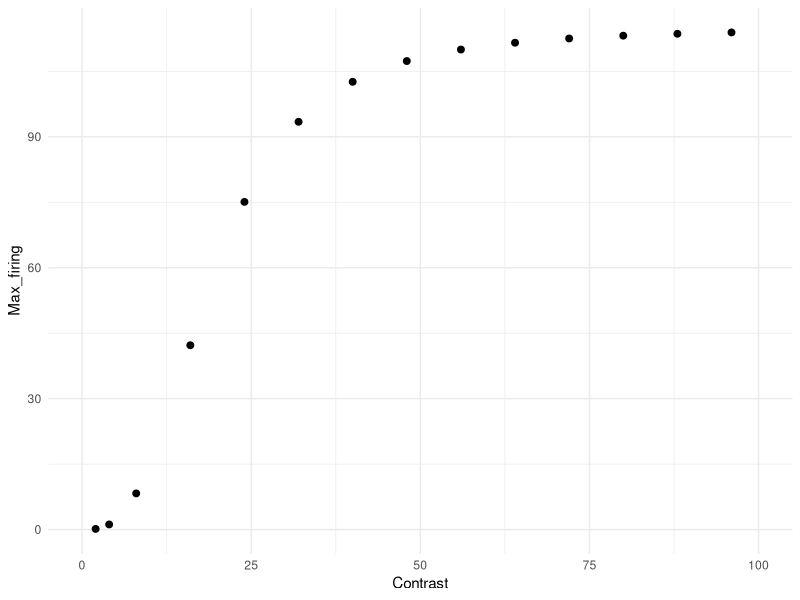
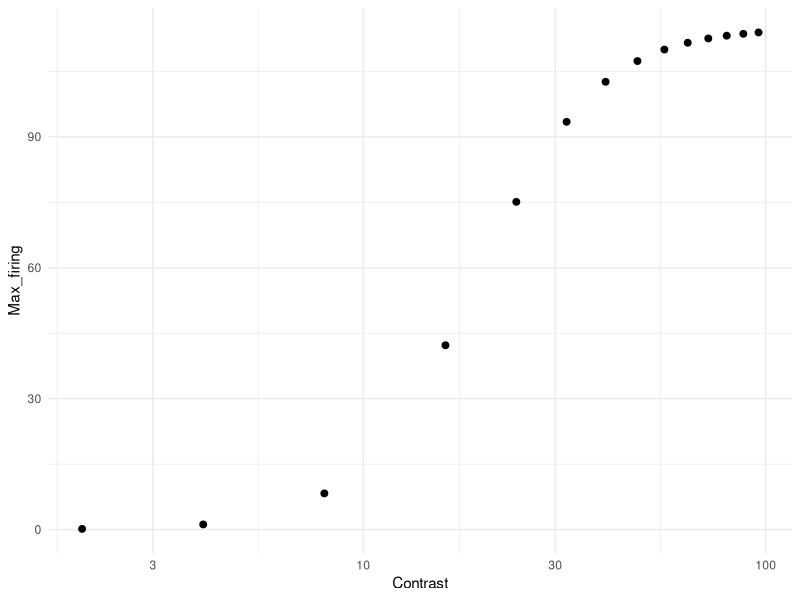

Here is the R script that generated these plots, in order: (Note: this script raises an error after producing the figures.)
# Simulation based on Albrecht & Hamilton (1982, fig. 4)

library(tidyverse)
library(doParallel)
library(foreach)

Contrast <- c(2, 4, 8, 16, 24, 32, 40, 48, 56, 64, 72, 80, 88, 96)
Rmax = 115
C50 = 19.3
n = 2.9

Max_firing <- Rmax * Contrast^n / (Contrast^n + C50^n)
df_ah <- data.frame(Contrast, Max_firing)

g1 <- ggplot(df_ah, aes(x = Contrast, y = Max_firing)) +
  geom_point(size = 2) +
  coord_cartesian(xlim = c(0, 100)) +
  theme_minimal()
g1            

g2 <- ggplot(df_ah, aes(x = Contrast, y = Max_firing)) +
  geom_point(size = 2) +
  scale_x_log10() +
  theme_minimal()
g2 

### Simulation ###
cl <- makeCluster(parallel::detectCores() - 1)
registerDoParallel(cl)

n_neurons <- 180                                               # Number of neurons in the population
orientations <- seq(1, 180, by = 1)                            # Possible orientations (0 to 359 degrees)
preferred_orientations <-  seq(1, 180, length.out = n_neurons) # Preferred orientation of each neuron
max_firing_seq <- df_ah$Max_firing                             # Maximum firing rate of each neuron
contrast <-       df_ah$Contrast
tuning_width    <- 20                                          # Tuning width (standard deviation) of each neuron's response curve
n_trials <- 10000

all_results <- list()

for (max_firing_rate in max_firing_seq) {
  
  cat("Running max firing rate =", max_firing_rate, "\n")
  
  tuning_curves <- matrix(0, nrow = n_neurons, ncol = length(orientations))
  
  for (i in 1:n_neurons) {
    tuning_curves[i, ] <- max_firing_rate * exp(
      -0.5 * (
        pmin(abs(orientations - preferred_orientations[i]),
             180 - abs(orientations - preferred_orientations[i]))^2
      ) / tuning_width^2
    )
  }
  
  # ---- 90 ----
  responses_90 <- foreach(
    i = 1:n_trials,
    .combine = rbind,
    .packages = "stats"
  ) %dopar% {
    
    input_90 <- rnorm(n_trials, 90, 0)
    idx <- round(input_90[i]) + 1
    idx <- pmin(pmax(idx, 1), 180)
    
    mu <- tuning_curves[, idx]
    mu[mu == 0] <- 1e-8
    
    resp <- rnbinom(n_neurons, size = 1000000, mu = mu)
    
    cbind(resp,
          neuron = seq_len(n_neurons),
          stim = 90,
          trial = i,
          maxFR = max_firing_rate)
  }
  
  # ---- 91 ----
  responses_91 <- foreach(
    i = 1:n_trials,
    .combine = rbind,
    .packages = "stats"
  ) %dopar% {
    
    input_91 <- rnorm(n_trials, 91, 0)
    idx <- round(input_91[i]) + 1
    idx <- pmin(pmax(idx, 1), 180)
    
    mu <- tuning_curves[, idx]
    mu[mu == 0] <- 1e-8
    
    resp <- rnbinom(n_neurons, size = 1000000, mu = mu)
    
    cbind(resp,
          neuron = seq_len(n_neurons),
          stim = 91,
          trial = i,
          maxFR = max_firing_rate)
  }
  
  df_tmp <- as.data.frame(rbind(responses_90, responses_91))
  colnames(df_tmp) <- c("Spikes", "Neuron", "Stimulus", "Trial", "Contrast")
  
  all_results[[as.character(max_firing_rate)]] <- df_tmp
}

df <- do.call(rbind, all_results)
df$Contrast <- contrast[match(df$Contrast, max_firing_seq)]

### Visualization ###
df %>%
  group_by(Stimulus, Contrast, Trial) %>%
  summarise(Sum_spikes = sum(Spikes), .groups = "drop") -> df_sum

g3 <- ggplot(df_sum, aes(x = Sum_spikes)) +
  geom_density(alpha = 0.2, linewidth = 1) +
  theme_classic() +
  facet_wrap(. ~ Contrast, scales = "free") +  # axes scale to "free"
  scale_x_continuous(
    breaks = scales::pretty_breaks(n = 3)  # pretty
  ) +
  labs(
    x = "Sum of spikes",
    y = "Density",
    color = "Max firing rate",
    fill =  "Max firing rate"
  )
g3

df_sum %>%
  group_by(Contrast) %>%
  summarise(Mean_sum_spikes = mean(Sum_spikes),
            SD_sum_spikes = sd(Sum_spikes), .groups = "drop") -> df_summary

df_summary %>%
  ggplot(aes(x = Contrast, y = Mean_sum_spikes)) +
  geom_point(size = 2) +
  coord_cartesian(xlim = c(0, 100)) +
  theme_minimal() -> g4
g4

df_summary %>%
  ggplot(aes(x = Contrast, y = Mean_sum_spikes)) +
  geom_point(size = 2) +
  scale_x_log10() +
  theme_minimal() -> g5
g5

df_summary %>%
  ggplot(aes(x = Contrast, y = SD_sum_spikes)) +
  geom_point(size = 2) +
  coord_cartesian(xlim = c(0, 100)) +
  theme_minimal() -> g6
g6

df_summary %>%
  ggplot(aes(x = Contrast, y = SD_sum_spikes)) +
  geom_point(size = 2) +
  scale_x_log10() +
  theme_minimal() -> g7
g7

df %>%
  filter(Neuron %in% c(90, 91)) %>%
  pivot_wider(names_from = Neuron, values_from = Spikes) %>%
  ggplot(aes(x = `90`, y = `91`, color = factor(Stimulus))) +
  geom_point(size = 2, alpha = 0.2) +
  labs(x = "Neuron 90", y = "Neuron 91") +
  coord_cartesian(xlim = c(0, 100), ylim = c(0, 100)) +
  theme_minimal() +
  facet_wrap(. ~ Contrast) -> g8
# g8

# sanity check for fano factor 
df %>%
  group_by(Contrast, Stimulus, Neuron) %>%
  summarise(
    mean_spikes = mean(Spikes),
    var_spikes  = var(Spikes),
    fano = var_spikes / mean_spikes,
    .groups = "drop"
  ) %>%
  filter(mean_spikes > 0) %>%
  group_by(Contrast, Stimulus) %>%
  summarise(
    mean_mean_spikes = mean(mean_spikes, na.rm = TRUE),
    mean_var_spikes = mean(var_spikes),
    mean_fano = mean(fano, na.rm = TRUE), # average across neurons
    sd_fano   = sd(fano, na.rm = TRUE),   # sd across neurons
    .groups = "drop")

### Linear Fisher information ###
df_wide <- df %>%
  pivot_wider(
    id_cols = c(Trial, Contrast, Stimulus),
    names_from = Neuron,
    values_from = Spikes)

df_wide$Stimulus_bin <- ifelse(df_wide$Stimulus == 90, 1, 0)

compute_lfi <- function(data, lambda = 1e-6) {
  
  neurons <- grep("^[0-9]+$", colnames(data), value = TRUE)  
  
  data0 <- data[data$Stimulus_bin == 0, neurons]
  data1 <- data[data$Stimulus_bin == 1, neurons]
  
  mu0 <- colMeans(data0)
  mu1 <- colMeans(data1)
  
  df <- mu1 - mu0
  
  Sigma0 <- cov(data0)
  Sigma1 <- cov(data1)
  Sigma  <- (Sigma0 + Sigma1) / 2
  
  p <- length(neurons)              # 逆行列を安定化させる処理 (ニューロン間の相関を少し弱める)
  Sigma <- Sigma + lambda * diag(p) # Ridge正則化, Tikhonov regularization (小さい固有値を持ち上げる)
  
  I <- as.numeric(t(df) %*% solve(Sigma) %*% df) # LFI
  I_per_neuron <- I / p
  
  return(I_per_neuron)
}

maxFR_values <- sort(unique(df_wide$Contrast))

lfi_results <- data.frame(
  Contrast = numeric(),
  LFI_per_neuron = numeric()
)

for (maxFR in maxFR_values) {
  df_sub <- df_wide[df_wide$Contrast == maxFR, ]
  lfi_value <- compute_lfi(df_sub)
  lfi_results <- rbind(lfi_results,
                       data.frame(Contrast = maxFR,
                                  LFI_per_neuron = lfi_value))
}

lfi_results$Contrast <- contrast
print(lfi_results)

lfi_results %>%
  ggplot(aes(x = Contrast, y = LFI_per_neuron)) +
  geom_point(size = 2) +
  coord_cartesian(xlim = c(0, 100)) +
  theme_minimal() -> g9
g9

### Decoding with logistic regression ###
run_logistic_cv_parallel <- function(data, k = 5, ncores = detectCores() - 1) {
  
  predictors <- grep("^[0-9]+$", colnames(data), value = TRUE)  
  n <- nrow(data)
  
  set.seed(123)
  folds <- sample(rep(1:k, length.out = n))
  
  cl <- makeCluster(ncores)
  registerDoParallel(cl)
  
  acc <- foreach(i = 1:k, .combine = c) %dopar% {
    
    train <- data[folds != i, ]
    test  <- data[folds == i, ]
    
    model <- glm(
      Stimulus_bin ~ .,
      data = train[, c("Stimulus_bin", predictors)],
      family = binomial
    )
    
    prob <- predict(model, newdata = test, type = "response")
    pred <- ifelse(prob > 0.5, 1, 0)
    
    mean(pred == test$Stimulus_bin)
  }
  
  stopCluster(cl)
  
  mean(acc)
}

decoding_results <- data.frame(
  Contrast = numeric(),
  Decoding_accuracy = numeric()
)

for (maxFR in maxFR_values) {
  df_sub <- df_wide[df_wide$Contrast == maxFR, ]
  accuracy <- run_logistic_cv_parallel(df_sub, k = 5, ncores = detectCores() - 1)
  decoding_results <- rbind(decoding_results,
                            data.frame(Contrast = maxFR,
                                       Decoding_accuracy = accuracy))
}

decoding_results <- mutate(decoding_results, D_prime = qnorm(Decoding_accuracy) - qnorm(1 - Decoding_accuracy),
                           Contrast = contrast)
decoding_results

decoding_results %>%
  ggplot(aes(x = Contrast, y = D_prime)) +
  geom_point(size = 2) +
  coord_cartesian(xlim = c(0, 100)) +
  theme_minimal() -> g10
g10

decoding_results %>%
  ggplot(aes(x = Contrast, y = D_prime)) +
  geom_point(size = 2) +
  scale_x_log10() +
  theme_minimal() -> g11
g11

g <- cowplot::plot_grid(g1, g2, g10, g11, g4, g5, nrow = 3)
ggsave("albrecht_hamilton_1982_fig_4.png", g, width = 4, height = 5.6, dpi = 300)
